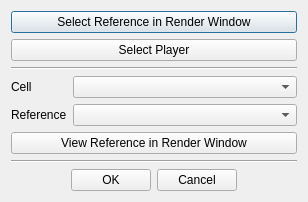
<?xml version="1.0" encoding="UTF-8"?>
<ui version="4.0">
 <class>RefPickerWindow</class>
 <widget class="QDialog" name="RefPickerWindow">
  <property name="geometry">
   <rect>
    <x>0</x>
    <y>0</y>
    <width>308</width>
    <height>200</height>
   </rect>
  </property>
  <property name="windowTitle">
   <string>Choose Reference</string>
  </property>
  <layout class="QGridLayout" name="gridLayout" columnstretch="0,0,1">
   <item row="0" column="0" colspan="3">
    <widget class="QPushButton" name="buttonRenderPick">
     <property name="text">
      <string>Select Reference in Render Window</string>
     </property>
    </widget>
   </item>
   <item row="2" column="0" colspan="3">
    <widget class="Line" name="line">
     <property name="orientation">
      <enum>Qt::Horizontal</enum>
     </property>
    </widget>
   </item>
   <item row="4" column="0">
    <widget class="QLabel" name="label_2">
     <property name="text">
      <string>Reference</string>
     </property>
     <property name="buddy">
      <cstring>ref</cstring>
     </property>
    </widget>
   </item>
   <item row="5" column="0" colspan="3">
    <widget class="QPushButton" name="buttonRenderView">
     <property name="text">
      <string>View Reference in Render Window</string>
     </property>
    </widget>
   </item>
   <item row="3" column="1" colspan="2">
    <widget class="QComboBox" name="cell"/>
   </item>
   <item row="3" column="0">
    <widget class="QLabel" name="label">
     <property name="text">
      <string>Cell</string>
     </property>
     <property name="buddy">
      <cstring>cell</cstring>
     </property>
    </widget>
   </item>
   <item row="6" column="0" colspan="3">
    <widget class="Line" name="line_2">
     <property name="orientation">
      <enum>Qt::Horizontal</enum>
     </property>
    </widget>
   </item>
   <item row="7" column="0" colspan="3">
    <layout class="QHBoxLayout" name="horizontalLayout">
     <item>
      <spacer name="horizontalSpacer">
       <property name="orientation">
        <enum>Qt::Horizontal</enum>
       </property>
       <property name="sizeHint" stdset="0">
        <size>
         <width>0</width>
         <height>0</height>
        </size>
       </property>
      </spacer>
     </item>
     <item>
      <widget class="QPushButton" name="buttonOK">
       <property name="text">
        <string>OK</string>
       </property>
      </widget>
     </item>
     <item>
      <widget class="QPushButton" name="buttonCancel">
       <property name="text">
        <string>Cancel</string>
       </property>
      </widget>
     </item>
     <item>
      <spacer name="horizontalSpacer_2">
       <property name="orientation">
        <enum>Qt::Horizontal</enum>
       </property>
       <property name="sizeHint" stdset="0">
        <size>
         <width>0</width>
         <height>0</height>
        </size>
       </property>
      </spacer>
     </item>
    </layout>
   </item>
   <item row="4" column="1" colspan="2">
    <widget class="QComboBox" name="ref"/>
   </item>
   <item row="1" column="0" colspan="3">
    <widget class="QPushButton" name="buttonSelectPlayer">
     <property name="text">
      <string>Select Player</string>
     </property>
    </widget>
   </item>
  </layout>
 </widget>
 <resources/>
 <connections/>
</ui>
